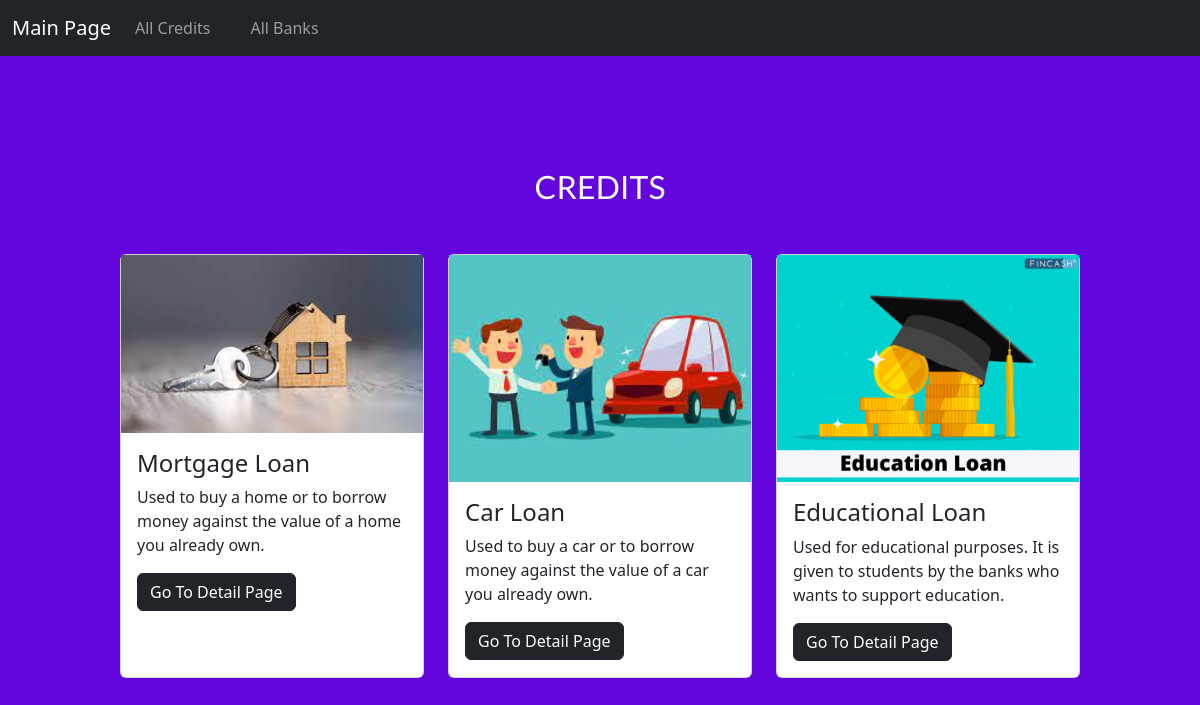
The page /credits on the database its author committed.
### credit/models.py (models this page shows, shortened)
class Credit(models.Model):
    name = models.CharField(max_length=50)
    excerpt = models.CharField(max_length=150)
    content = models.TextField(validators=[MinLengthValidator(10)])
    image_name = models.CharField(max_length=30,null=True)
    slug = models.SlugField(default="",null=False,db_index=True,unique=True)
    loan_amount = models.IntegerField(default=500000,validators=[MinValueValidator(500000),MaxValueValidator(6000000)])
    interest_rate = models.DecimalField(max_digits=6,decimal_places=4)

### credit/views.py (the view)
# urls.py: path("credits",views.credits,name="credits-page"),
def credits(request):
    all_credits = Credit.objects.all()
    return render(request, "credit/all-credits.html", {"all_credits":all_credits})

### credit/templates/credit/all-credits.html (shortened to what this page needs)
{% extends "base.html" %}
{% load static %}
{% block css_files%}
 <link rel="stylesheet" href=" {% static "credit/credit.css" %}"/>
 <link rel="stylesheet" href=" {% static "credit/all-credits.css" %}"/>
{% endblock %}
{% block content%}
<section id="all-credits">
    <h2>CREDITS</h2>
    <ul>
        {% for credit in all_credits %}
            {% include "credit/includes/credit.html" %}
        {% endfor %}
    </ul>
</section>
{% endblock %}

### credit/templates/credit/includes/credit.html
{% load static%}
<div class="card">
    <img src="{% static "credit/images/"|add:credit.image_name%}" alt="{{credit.name}}"/>
    <div class="card-body">
        <h4 class="card-title">{{ credit.name}}</h4>
        <p class="card-text">{{ credit.excerpt }}</p>
        <a href="{% url "credit-detail-page" credit.slug %}" class="btn btn-dark">Go To Detail Page</a>
    </div>
</div>

### static/app.css (style rules this page uses)
* { box-sizing: border-box; }
html { font-family: 'Open Sans', 'Lato', sans-serif; }
body { margin: 0; background-color: #cf79f1; }
h1, h2, h3 { font-family: 'Lato', sans-serif; font-weight: bold; }

### credit/static/credit/all-credits.css (style rules this page uses)
body { background-color: #6305dd; }
#all-credits { margin: 7rem auto; width: 90%; max-width: 60rem; }
#all-credits h2 { text-align: center; font-size: 2rem; color: white; margin: 3rem 0; }
ul { list-style: none; margin: 0; padding: 0; display: grid; grid-template-columns: repeat(auto-fill, minmax(17rem, 1fr)); gap: 1.5rem; }

### rows shown on the page
Credit: image_name (picture), name "Mortgage Loan", excerpt "Used to buy a home or to borrow money against the value of a home you already own."
Credit: image_name (picture), name "Car Loan", excerpt "Used to buy a car or to borrow money against the value of a car you already own."
Credit: image_name (picture), name "Educational Loan", excerpt "Used for educational purposes. It is given to students by the banks who wants to support education."
